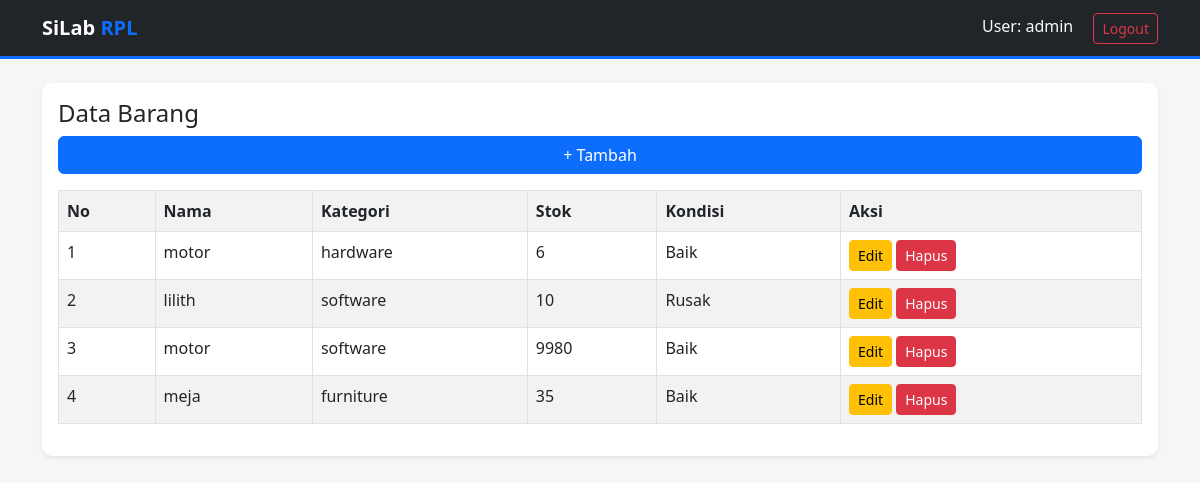
/index.php (signed in), run on the app's committed database.
### tables this page shows
CREATE TABLE `barang` (
  `id_barang` int(11) NOT NULL,
  `nama_barang` varchar(100) NOT NULL,
  `id_kategori` int(11) DEFAULT NULL,
  `stok` int(11) DEFAULT '0',
  `kondisi` enum('Baik','Rusak') NOT NULL
);

CREATE TABLE `kategori` (
  `id_kategori` int(11) NOT NULL,
  `nama_kategori` varchar(100) NOT NULL
);

### models/BarangModel.php (called while the page is built, shortened)
<?php
require_once 'config/database.php';
class BarangModel {
    public function getAll() {
        global $conn;
        $query = "
            SELECT barang.*, kategori.nama_kategori
            FROM barang
            JOIN kategori ON barang.id_kategori = kategori.id_kategori
        ";
        return mysqli_query($conn, $query);
    }
}
?>

### views/barang/index.php (the view)
<?php
$data = $model->getAll();
?>
<div class="card p-3 shadow-sm">
<h4>Data Barang</h4>
<a href="index.php?page=tambah" class="btn btn-primary mb-3">+ Tambah</a>
<table class="table table-bordered table-striped">
<tr>
    <th>No</th>
    <th>Nama</th>
    <th>Kategori</th>
    <th>Stok</th>
    <th>Kondisi</th>
    <th>Aksi</th>
</tr>
<?php $no=1; while($row = mysqli_fetch_assoc($data)): ?>
<tr>
    <td><?php echo $no++; ?></td>
    <td><?php echo $row['nama_barang']; ?></td>
    <td><?php echo $row['nama_kategori']; ?></td>
    <td><?php echo $row['stok']; ?></td>
    <td><?php echo $row['kondisi']; ?></td>
    <td>
        <a href="index.php?page=edit&id=<?php echo $row['id_barang']; ?>" class="btn btn-warning btn-sm">Edit</a>
        <a href="index.php?action=hapus&id=<?php echo $row['id_barang']; ?>"
           onclick="return confirm('Yakin hapus?')"
           class="btn btn-danger btn-sm">Hapus</a>
    </td>
</tr>
<?php endwhile; ?>
</table>
</div>

### index.php (shortened to what this page needs)
<?php
require_once 'config/database.php';
require_once 'models/BarangModel.php';
$model = new BarangModel();
$page = isset($_GET['page']) ? $_GET['page'] : 'home';
if ($page == 'login') {
    include 'views/login.php';
} else {
    include 'views/layouts/header.php';
    if ($page == 'tambah') {
?>
        <div class="card p-4 shadow-sm">
            <h4>Tambah Barang</h4>
            <form method="POST">
                <input type="text" name="nama" class="form-control mb-2" placeholder="Nama Barang" required>
                <input type="number" name="id_kat" class="form-control mb-2" placeholder="ID Kategori" required>
                <input type="number" name="stok" class="form-control mb-2" placeholder="Stok" required>
                <select name="kondisi" class="form-control mb-2">
                    <option value="Baik">Baik</option>
                    <option value="Rusak">Rusak</option>
                </select>
                <button name="simpan_barang" class="btn btn-success">Simpan</button>
                <a href="index.php" class="btn btn-secondary">Kembali</a>
            </form>
        </div>
<?php
    }
    else {
        include 'views/barang/index.php';
    }
    include 'views/layouts/footer.php';
}
?>

### views/layouts/header.php (shortened to what this page needs)
<!DOCTYPE html>
<html lang="id">
<head>
    <link href="https://cdn.jsdelivr.net/npm/bootstrap@5.3.0/dist/css/bootstrap.min.css" rel="stylesheet">
    <link rel="stylesheet" href="/silab-app/public/css/style.css">
</head>
<body>
<nav class="navbar navbar-expand-lg navbar-dark bg-dark mb-4">
    <div class="container">
        <a class="navbar-brand fw-bold" href="/silab-app/index.php">SiLab <span class="text-primary">RPL</span></a>
        <?php if(isset($_SESSION['user'])): ?>
        <div class="ms-auto">
            <span class="text-light me-3">User: <?= $_SESSION['user']['username'] ?></span>
            <a href="/silab-app/index.php?action=logout" class="btn btn-outline-danger btn-sm">Logout</a>
        </div>
        <?php endif; ?>
    </div>
</nav>
<div class="container">

### views/layouts/footer.php
</div> <script src="https://cdn.jsdelivr.net/npm/bootstrap@5.3.0/dist/js/bootstrap.bundle.min.js"></script>
</body>
</html>

### public/css/style.css (style rules this page uses)
body { background-color: #f4f7f6; font-family: 'Segoe UI', Tahoma, Geneva, Verdana, sans-serif; }
.navbar { border-bottom: 3px solid #0d6efd; }
.card { border: none; border-radius: 10px; box-shadow: 0 4px 6px rgba(0,0,0,0.1); }

### data on the page
barang: nama_barang "motor", id_kategori.nama_kategori "hardware", stok "6", kondisi "Baik"
barang: nama_barang "lilith", id_kategori.nama_kategori "software", stok "10", kondisi "Rusak"
barang: nama_barang "motor", id_kategori.nama_kategori "software", stok "9980", kondisi "Baik"
barang: nama_barang "meja", id_kategori.nama_kategori "furniture", stok "35", kondisi "Baik"

### other printed values
$_SESSION['user']['username'] "admin"
